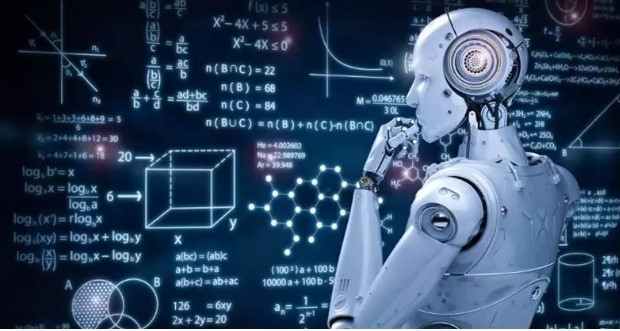
#> input picture artificial.jpg, 620 x 331 px
$ python Examen-Parcial1-Chumacero.py
#> lines starting #> are read from the running program, lines starting #| are printed output that depends on the picture; after the words box and inside, x2 and y2 are one past the last pixel; in counts of white or black regions, pixels touching at a corner belong together
import cv2
import numpy as np

image= cv2.imread("artificial.jpg")
#> image is the input picture: shape (331, 620, 3); mean B, G, R 98.9, 71.6, 48.8
image_gray = cv2.cvtColor(image, cv2.COLOR_BGR2GRAY)
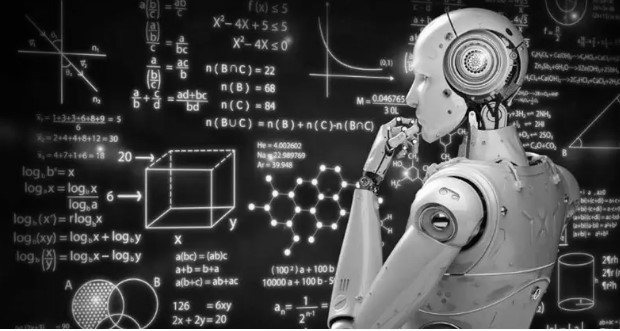
#> image_gray: shape (331, 620); min 1, max 255, mean 67.9
ret, thresh = cv2.threshold(image_gray, 127,255,0)
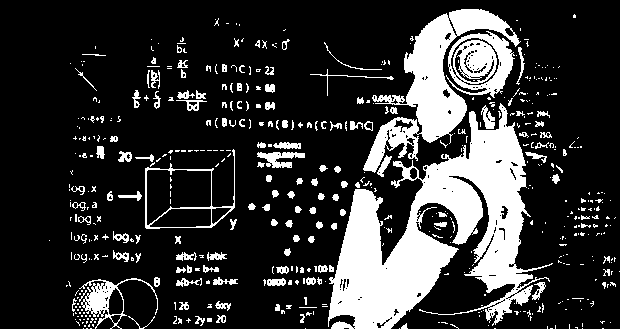
#> thresh: shape (331, 620); 21% white; 517 white regions (383 under 20 px)
contours, hierrarchi = cv2.findContours(thresh, cv2.RETR_TREE,cv2.CHAIN_APPROX_NONE)
#> contours = 793 contours, 665 with area under 20; largest, box (x1, y1, x2, y2) and area: (0, 103, 620, 331) 22606, (363, 9, 521, 173) 7178, (145, 149, 235, 229) 4134, (446, 31, 515, 98) 3033, (146, 169, 212, 226) 2677
"""
print("Numero de contornos = " + str(len(contours)))
print(contours[0])
"""
cv2.drawContours(image, contours, -1, (0,255,0),0)
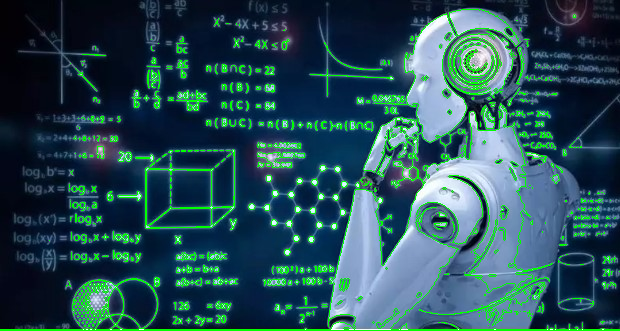
#> image: shape (331, 620, 3); 6.92% of pixels changed, all inside (x1, y1, x2, y2) = (0, 9, 620, 331)
cv2.imshow('IMAGEN', image)
cv2.imshow('IMAGEN EN GRIS', image_gray)
cv2.waitKey(0)
cv2.destroyAllWindows()
